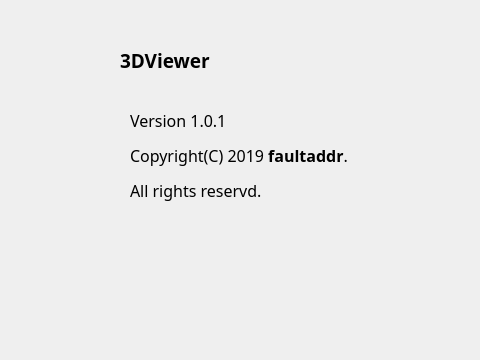
<?xml version="1.0" encoding="UTF-8"?>
<ui version="4.0">
    <class>AboutWin</class>
    <widget class="QWidget" name="AboutWin">
        <property name="geometry">
            <rect>
                <x>0</x>
                <y>0</y>
                <width>480</width>
                <height>360</height>
            </rect>
        </property>
        <property name="sizePolicy">
            <sizepolicy hsizetype="Fixed" vsizetype="Fixed">
                <horstretch>0</horstretch>
                <verstretch>0</verstretch>
            </sizepolicy>
        </property>
        <property name="minimumSize">
            <size>
                <width>480</width>
                <height>360</height>
            </size>
        </property>
        <property name="maximumSize">
            <size>
                <width>480</width>
                <height>360</height>
            </size>
        </property>
        <property name="font">
            <font>
                <family>微软雅黑</family>
            </font>
        </property>
        <property name="mouseTracking">
            <bool>false</bool>
        </property>
        <property name="windowTitle">
            <string>About 3DViewer</string>
        </property>
        <property name="windowIcon">
            <iconset resource="viewer.qrc">
                <normaloff>:/Resources/images/about.png</normaloff>:/Resources/images/about.png
            </iconset>
        </property>
        <widget class="QLabel" name="label">
            <property name="geometry">
                <rect>
                    <x>20</x>
                    <y>80</y>
                    <width>72</width>
                    <height>72</height>
                </rect>
            </property>
            <property name="text">
                <string/>
            </property>
            <property name="pixmap">
                <pixmap resource="viewer.qrc">:/Resources/images/icon.png</pixmap>
            </property>
        </widget>
        <widget class="QLabel" name="label_2">
            <property name="geometry">
                <rect>
                    <x>120</x>
                    <y>40</y>
                    <width>141</width>
                    <height>41</height>
                </rect>
            </property>
            <property name="text">
                <string>&lt;html&gt;&lt;head/&gt;&lt;body&gt;&lt;p&gt;&lt;span style=&quot; font-size:14pt;
                    font-weight:600;&quot;&gt;3DViewer&lt;/span&gt;&lt;/p&gt;&lt;/body&gt;&lt;/html&gt;
                </string>
            </property>
            <property name="textFormat">
                <enum>Qt::AutoText</enum>
            </property>
        </widget>
        <widget class="QLabel" name="label_3">
            <property name="geometry">
                <rect>
                    <x>130</x>
                    <y>90</y>
                    <width>351</width>
                    <height>221</height>
                </rect>
            </property>
            <property name="text">
                <string>&lt;html&gt;&lt;head/&gt;&lt;body&gt;&lt;p&gt;&lt;span style=&quot; font-size:12pt;&quot;&gt;Version
                    1.0.1&lt;/span&gt;&lt;/p&gt;&lt;p&gt;&lt;span style=&quot; font-size:12pt;&quot;&gt;Copyright(C)
                    2019 &lt;/span&gt;&lt;span style=&quot; font-size:12pt; font-weight:600;&quot;&gt;faultaddr&lt;/span&gt;&lt;span
                    style=&quot; font-size:12pt;&quot;&gt;. &lt;/span&gt;&lt;/p&gt;&lt;p&gt;&lt;span style=&quot;
                    font-size:12pt;&quot;&gt;All rights reservd. &lt;/span&gt;&lt;/p&gt;&lt;p&gt;&lt;br/&gt;&lt;/p&gt;&lt;p&gt;&lt;br/&gt;&lt;/p&gt;&lt;/body&gt;&lt;/html&gt;
                </string>
            </property>
        </widget>
    </widget>
    <layoutdefault spacing="6" margin="11"/>
    <resources>
        <include location="viewer.qrc"/>
        <include location="viewer.qrc"/>
    </resources>
    <connections/>
</ui>
